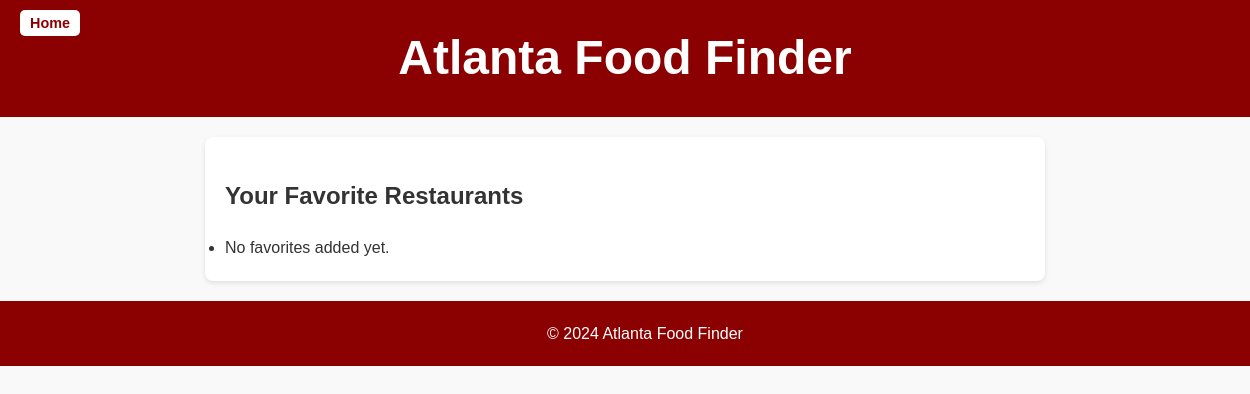
The page /users/list-favorites/ (signed in) on the database as committed earlier.
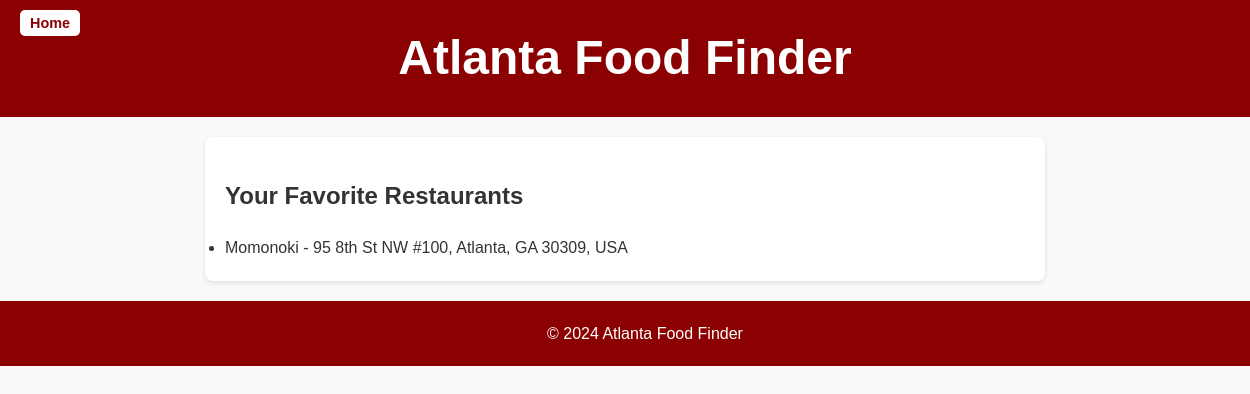
The same page on the database as committed later.
### users/models.py (models this page shows, shortened)
class FavoriteRestaurant(models.Model):
    user = models.ForeignKey(User, on_delete=models.CASCADE)
    restaurant_name = models.CharField(max_length=255)
    restaurant_address = models.CharField(max_length=255)

### users/views.py (the view)
# urls.py: path('list-favorites/', views.list_favorites, name='list_favorites'),  # Add this path for the landing page
@login_required
def list_favorites(request):
    favorites = FavoriteRestaurant.objects.filter(user=request.user)
    return render(request, 'users/list_favorites.html', {'favorites': favorites})

### users/templates/users/list_favorites.html
{% extends "users/base.html" %}
{% block content %}
    <h2>Your Favorite Restaurants</h2>
    <ul>
        {% for favorite in favorites %}
            <li>{{ favorite.restaurant_name }} - {{ favorite.restaurant_address }}</li>
        {% empty %}
            <li>No favorites added yet.</li>
        {% endfor %}
    </ul>
{% endblock %}

### users/templates/users/base.html (shortened to what this page needs)
{% load static %}
<!DOCTYPE html>
<html lang="en">
<head>
    <link rel="stylesheet" href="{% static 'css/base.css' %}">
</head>
<body>
    <header>
        <h1>Atlanta Food Finder</h1>
        <li class="home-button"><a href="{% url 'home' %}">Home</a></li>
    </header>
    <main>
        {% block content %}
        {% endblock %}
    </main>
    <footer>
        <p>© 2024 Atlanta Food Finder</p>
    </footer>
</body>
</html>

### users/static/css/base.css (style rules this page uses)
body, h1, p, ul { margin: 0; padding: 0; }
body { font-family: Arial, sans-serif; line-height: 1.6; background-color: #f9f9f9; color: #333; }
header { background-color: #2c3e50; color: white; padding: 20px 0; text-align: center; }
main { padding: 20px; max-width: 800px; margin: 20px auto; background: white; border-radius: 8px; box-shadow: 0 2px 5px rgba(0, 0, 0, 0.1); }
footer { text-align: center; padding: 10px 0; background-color: #2c3e50; color: white; position: relative; bottom: 0; width: 100%; }

### users/templates/users/base.html (style rules this page uses)
header { background-color: darkred; color: white; padding: 20px; text-align: center; position: relative; }
header h1 { margin: 0; font-size: 3rem; }
header .home-button { list-style: none; position: absolute; top: 10px; left: 20px; }
header .home-button a { background-color: white; color: darkred; padding: 5px 10px; text-decoration: none; border-radius: 5px; font-weight: bold; font-size: 0.9rem; }
footer { background-color: darkred; color: white; padding: 20px; text-align: center; }

Rows that differ between the two databases and show on the page:
added FavoriteRestaurant: restaurant_name "Momonoki", restaurant_address "95 8th St NW #100, Atlanta, GA 30309, USA"
Other text that changed with them:
text no longer shown: "No favorites added yet."
